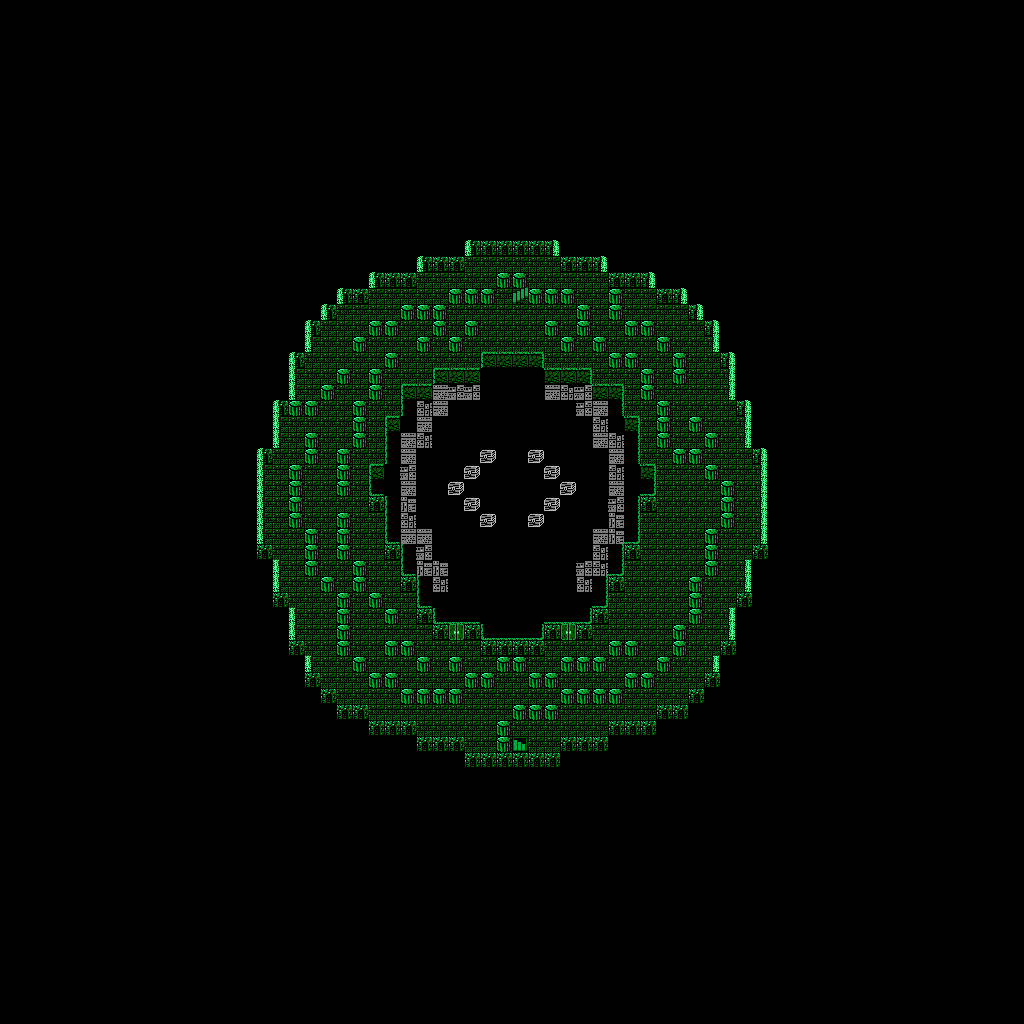

This game map was drawn from its Tiled (.tmx) file and the tilesets committed beside it. A one-line description and the trimmed map source follow:
An orthogonal 64x64 tile map with 16x16 px tiles, 1 tile layer (Tile Layer 1).

<map version="1.4" tiledversion="1.4.1" orientation="orthogonal" renderorder="right-down" width="64" height="64" tilewidth="16" tileheight="16" infinite="0" nextlayerid="2" nextobjectid="1">
 <tileset firstgid="1" source="Tilesets/Tower.tsx" />
 <layer id="1" name="Tile Layer 1" width="64" height="64">
  <data>[4096 cells, 4096 non-empty, 35 distinct tile ids]</data>
 </layer>
</map>
